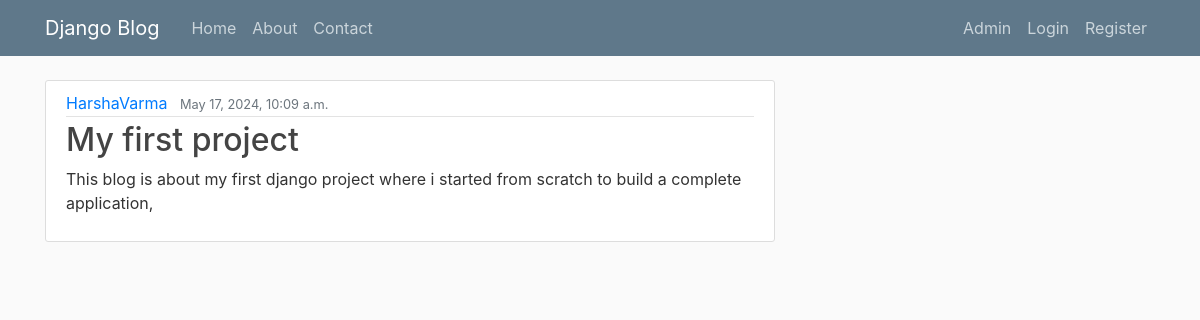
The app's page /post/2/, older data.
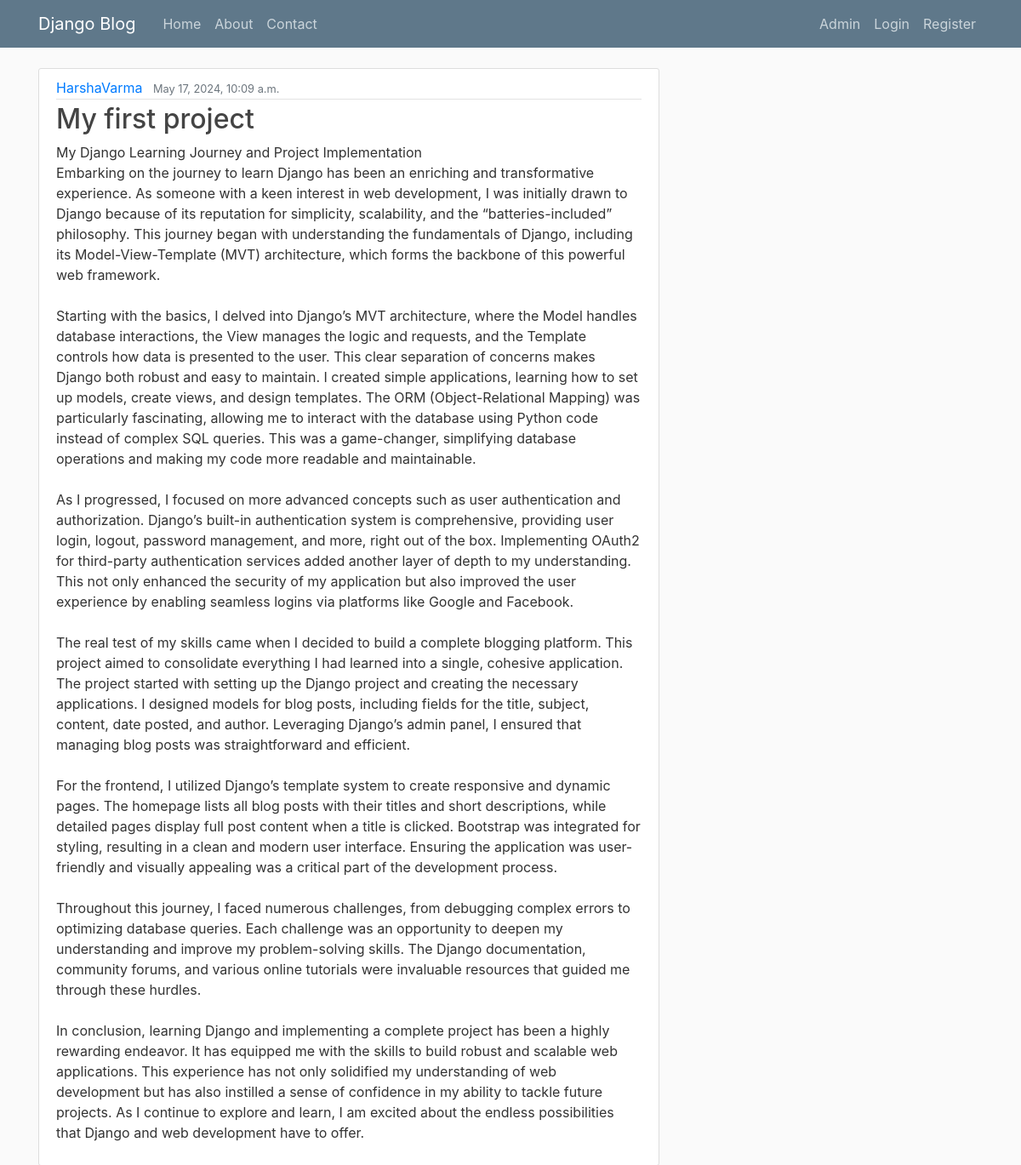
The same page, newer data.
### blog/models.py (models this page shows, shortened)
class Post(models.Model):
    title = models.CharField(max_length=100)
    subject = models.CharField(max_length=200, default="No subject")  # Add a default value here
    content = models.TextField()
    date_posted = models.DateTimeField(default=timezone.now)
    author = models.ForeignKey(User, on_delete=models.CASCADE)
    image_url = models.URLField(default='', blank=True)

### blog/views.py (the view)
# urls.py: path('post/<int:post_id>/', views.post_detail, name='post-detail'),
def post_detail(request, post_id):
    post = get_object_or_404(Post, id=post_id)
    return render(request, 'blog/post_detail.html', {'post': post})

### blog/templates/blog/post_detail.html
{% extends "blog/base.html" %}
{% block content %}
    <body class="post-detail-bg" style="background-image: url('{% if post.image_url %}{{ post.image_url }}{% else %}path/to/default/image.jpg{% endif %}')">
        <article class="media content-section">
            <div class="media-body">
                <div class="article-metadata">
                    <a class="mr-2" href="#">{{ post.author }}</a>
                    <small class="text-muted">{{ post.date_posted }}</small>
                </div>
                <h2>{{ post.title }}</h2>
                <p class="article-content">{{ post.content }}</p>
            </div>
        </article>
    </body>
{% endblock content %}

Row changes from the older to the newer data that the page shows:
changed Post "My first project": content "This blog is about my first django project where i started from scratch to build a complete application," → "My Django Learning Journey and Project Implementation Embarking on the journey to learn Django has been an enriching and transformative experience. As someone with a keen interest in web development, I was initially drawn to Django because of its reputation for simplicity, scalability, and the “batteries-included” philosophy. This journey began with understanding the fundamentals of Django, including its Model-View-Template (MVT) architecture, which forms the backbone of this powerful web framework. Starting with the basics, I delved into Django’s MVT architecture, where the Model handles database interactions, the View manages the logic and requests, and the Template controls how data is…"
